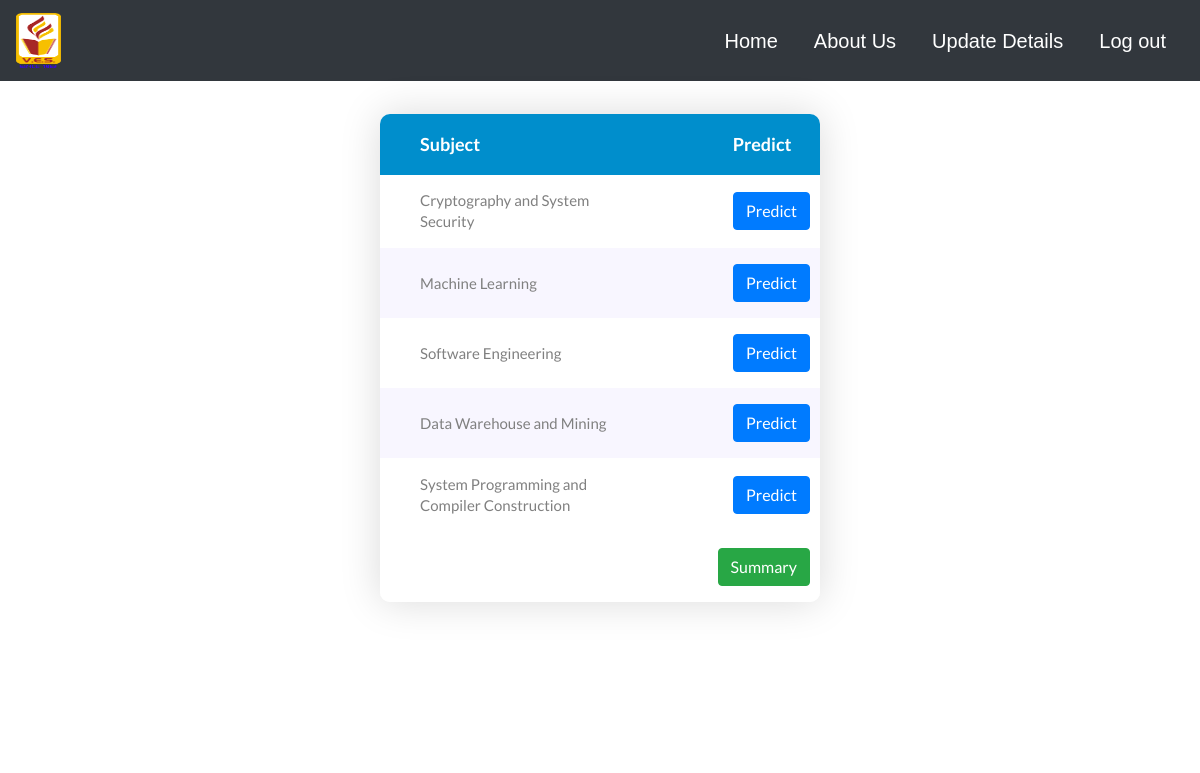
Page /predict.php (signed in) on the earlier database version.
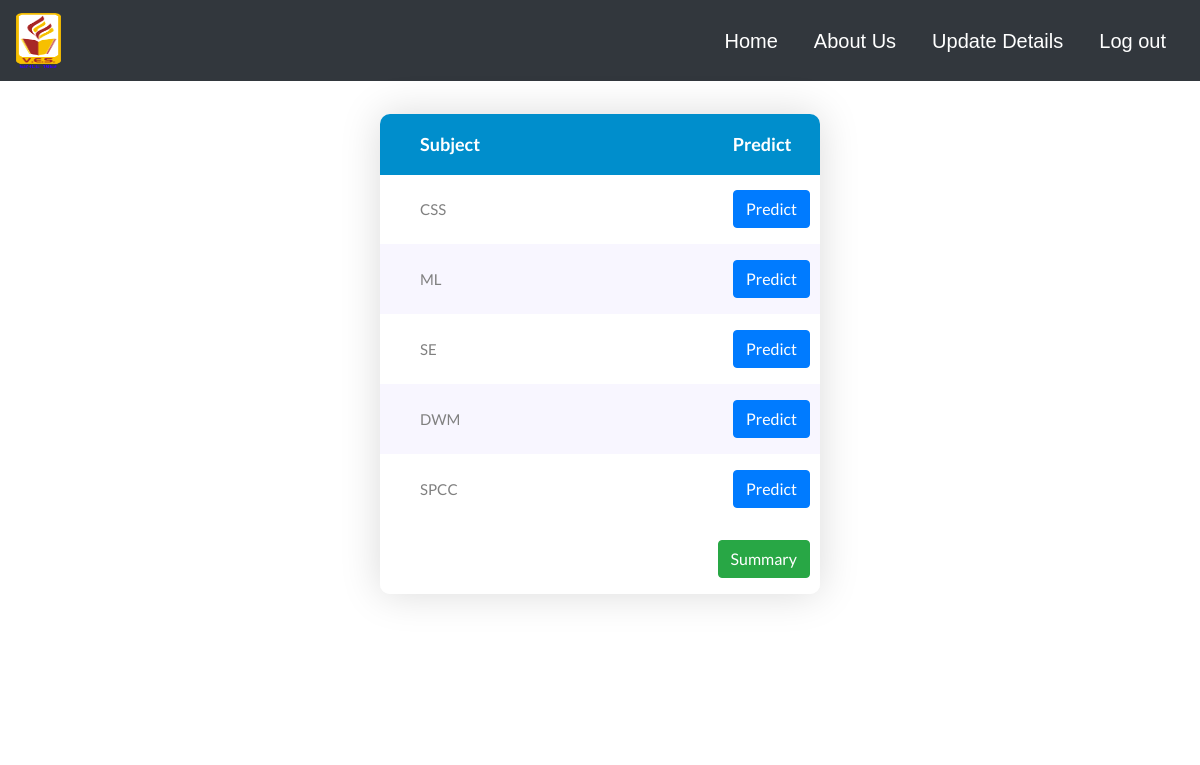
Same page on the later database version.
### tables this page shows
CREATE TABLE `subject` (
  `subject_id` int NOT NULL,
  `subject_name` varchar(50) NOT NULL
);

### predict.php (the view, shortened to what this page needs)
<!DOCTYPE html>
<html lang="en">
<head>
	<link rel="stylesheet" type="text/css" href="vendor/bootstrap/css/bootstrap.min.css">
	<link rel="stylesheet" type="text/css" href="fonts/font-awesome-4.7.0/css/font-awesome.min.css">
	<link rel="stylesheet" type="text/css" href="vendor/animate/animate.css">
	<link rel="stylesheet" type="text/css" href="vendor/select2/select2.min.css">
	<link rel="stylesheet" type="text/css" href="vendor/perfect-scrollbar/perfect-scrollbar.css">
	<link rel="stylesheet" type="text/css" href="css/util.css">
	<link rel="stylesheet" type="text/css" href="css/main.css">
</head>
<?php
    include 'dbconnect.php';
	$stud_id=$_SESSION['stud_id'];
    $sql1= "SELECT Subject_Id, Subject_name from subject Natural join relation where class_name=(SELECT Class from student where Student_Id=$stud_id)";
     $result1=mysqli_query($con,$sql1);
     ?>
<body>
<?php
	include "studentnav.php"
?>
	<div class="limiter" style="width: 500px;">
		<div class="container-table100">
			<div class="wrap-table100">
				<div class="table100 ver1 m-b-110">
					<form action="stumarks.php" method="POST">
					<div class="table100-head">
						<table>
							<thead>
								<tr class="row100 head">
									<th class="cell100 column2" style="padding-left: 40px;">Subject</th>
                                    <th class="cell100 column2" style="padding-left: 14rem;">Predict</th>
								</tr>
							</thead>
						</table>
					</div>
					<div class="table100-body js-pscroll">
						<table>
							<tbody>
								<?php
    							while($row1=mysqli_fetch_array($result1)){?>
								<tr class="row100 body">
									<td class="cell100 column2" style="padding-left: 40px;"><p name="sub1[]"><?php echo $row1['Subject_name'];$sub_name='"'.$row1['Subject_name'].'"' ?></p>
									<td class="cell100 column2"> <button type="button" data-toggle="modal" data-target="#exampleModal" id="submit" class="btn btn-primary pull-right" onclick='select_and_pass(<?php echo $row1["Subject_Id"].",$stud_id,".$sub_name; ?>)'>Predict</button></td>
								<?php } ?>
								</tr>
								<tr class="row100 body">
									<td class="cell100 column2" style="padding-left: 40px;"><p></p>
									<td class="cell100 column2"> <button type="button" class="btn btn-success pull-right" onclick="window.location.href='allpredictions.php'">Summary</button></td>
								</tr>
							</tbody>
						</table>
					</div>
					</form>
				</div>
			</div>
		</div>
	</div>
</body>
</html>

### studentnav.php (shortened to what this page needs)
<link rel="stylesheet" href="studentnav.css">
<nav id ="header" class="navbar navbar-fixed-top navbar-expand-lg ">
    <a id="brand" class="navbar-brand" href="#"> <img src="vesitlogo.png" width="45" height="55" class="d-inline-block" alt=""></a>
    <div class="collapse navbar-collapse" id="navbarSupportedContent">
      <ul class="navbar-nav ml-auto">
        <li class="nav-item">
          <a class="nav-link link-1" href="index.php">Home</a>
        </li>
        <li class="nav-item">
          <a class="nav-link link-1" href="about.php">About Us</a>
        </li>
        <li class="nav-item">
          <a class="nav-link link-1" href="personal.php">Update Details</a>
        </li>
        <li class="nav-item">
          <a class="nav-link link-1" href="logout.php">Log out</a>
        </li>
      </ul>
    </div>
</nav>

### css/main.css (style rules this page uses)
* { margin: 0px; padding: 0px; box-sizing: border-box; }
body, html { height: 100%; font-family: sans-serif; }
a { margin: 0px; transition: all 0.4s; -webkit-transition: all 0.4s; -o-transition: all 0.4s; -moz-transition: all 0.4s; }
p { margin: 0px; }
ul, li { margin: 0px; list-style-type: none; }
button { outline: none !important; border: none; background: transparent; }
.js-pscroll { position: relative; overflow: hidden; }
.limiter { width: 1366px; margin: 0 auto; }
.container-table100 { width: 100%; min-height: 80vh; background: #fff; display: -webkit-box; display: -webkit-flex; display: -moz-box; display: -ms-flexbox; display: flex; align-items: center; justify-content: center; flex-wrap: wrap; padding: 33px 30px; }
.wrap-table100 { width: 1170px; }
.table100 { background-color: #fff; }
table { width: 100%; }
th, td { font-weight: unset; padding-right: 10px; }
.column2 { width: 13%; }
.table100-head th { padding-top: 18px; padding-bottom: 18px; }
.table100-body td { padding-top: 16px; padding-bottom: 16px; }
.table100 { position: relative; padding-top: 60px; }
.table100-head { position: absolute; width: 100%; top: 0; left: 0; }
.table100-body { max-height: 585px; overflow: auto; }
.table100.ver1 th { font-family: Lato-Bold; font-size: 18px; color: #fff; line-height: 1.4; background-color: #008ECC; }
.table100.ver1 td { font-family: Lato-Regular; font-size: 15px; color: #808080; line-height: 1.4; }
.table100.ver1 .table100-body tr:nth-child(even) { background-color: #f8f6ff; }
.table100.ver1 .table100-body tr:last-child { background-color: #fff; }
.table100.ver1 { border-radius: 10px; overflow: hidden; box-shadow: 0 0px 40px 0px rgba(0, 0, 0, 0.15); -moz-box-shadow: 0 0px 40px 0px rgba(0, 0, 0, 0.15); -webkit-box-shadow: 0 0px 40px 0px rgba(0, 0, 0, 0.15); -o-box-shadow: 0 0px 40px 0px rgba(0, 0, 0, 0.15); -ms-box-shadow: 0 0px 40px 0px rgba(0, 0, 0, 0.15); }
.pull-right { float: right; }

### studentnav.css (style rules this page uses)
.navbar { background-color: #32373d; }
.link-1 { transition: 0.3s ease; background: #32373d; color: #ffffff; font-size: 20px; text-decoration: none; padding: 10px 0; margin: 0 10px; }

Differences in the rows shown:
changed subject: subject_name "Cryptography and System Security" → "CSS"
changed subject (number 2 of 5 on the later page): subject_name "Machine Learning" → "ML"
changed subject (number 3 of 5 on the later page): subject_name "Software Engineering" → "SE"
changed subject: subject_name "Data Warehouse and Mining" → "DWM"
changed subject: subject_name "System Programming and Compiler Construction" → "SPCC"
